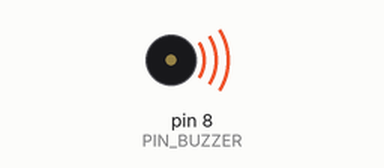
This sketch was run on a simulated Arduino Uno, built with avr-gcc and run on an emulated ATmega328P. Shown: buzzer (waves = sounding).

Above: at 0.2 s.
At 3.82 s:
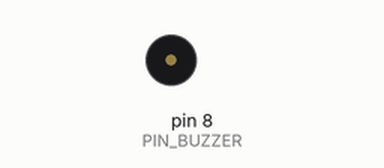
Timing chart, 0 to 5.4 s (numbered marks = the images above):
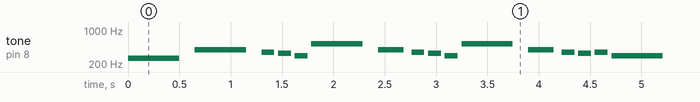

Measured:
- by itself, tone on pin 8 (PIN_BUZZER): plays 262 Hz for 0.50 s, 392 Hz for 0.50 s, 349 Hz for 0.13 s, 330 Hz for 0.13 s, 294 Hz for 0.13 s, 523 Hz for 0.50 s … (255 notes in this stretch)

The sketch:

L2_Reproductor_Melodia.ino
```cpp
/*
 * INSANI ROBOTICS - FUNDAMENTOS F6
 * Lección 2: Reproductor de Melodías con Arrays
 * ------------------------------------------------
 * Objetivo: Reproducir una secuencia musical (Intro Star Wars simplificada)
 * Conexión: Buzzer en Pin D8
 */

const int PIN_BUZZER = 8;

// --- DEFINICIÓN DE NOTAS (Frecuencias) ---
#define NOTE_C4  262
#define NOTE_D4  294
#define NOTE_E4  330
#define NOTE_F4  349
#define NOTE_G4  392
#define NOTE_A4  440
#define NOTE_C5  523

// --- ARRAY 1: MELODÍA ---
// Aquí ponemos las notas en orden de aparición
int melodia[] = {
  NOTE_C4, NOTE_G4, NOTE_F4, NOTE_E4, NOTE_D4, NOTE_C5, NOTE_G4,
  NOTE_F4, NOTE_E4, NOTE_D4, NOTE_C5, NOTE_G4, NOTE_F4, NOTE_E4, NOTE_F4, NOTE_D4
};

// --- ARRAY 2: DURACIONES ---
// Define el tiempo: 4 = negra, 8 = corchea, 2 = blanca, etc.
// 1000 dividido por este número da la duración en milisegundos.
int duraciones[] = {
  2, 2, 8, 8, 8, 2, 4,
  8, 8, 8, 2, 4, 8, 8, 8, 2
};

void setup() {
  pinMode(PIN_BUZZER, OUTPUT);
}

void loop() {
  // Calculamos el tamaño del array para saber cuántas veces repetir el bucle
  // sizeof(melodia) nos da el peso en bytes total
  // sizeof(int) nos da el peso de un solo número
  // Total / Uno = Cantidad de notas
  int numeroNotas = sizeof(melodia) / sizeof(int);

  for (int i = 0; i < numeroNotas; i++) {

    // 1. Calculamos la duración en milisegundos
    // Ejemplo: Si es 4 -> 1000/4 = 250ms
    int duracionNota = 1000 / duraciones[i];

    // 2. Tocamos la nota correspondiente a la posición 'i'
    tone(PIN_BUZZER, melodia[i], duracionNota);

    // 3. Generamos una pequeña pausa entre notas
    // Se suele usar la duración + 30% para que se distingan
    int pausa = duracionNota * 1.30;
    delay(pausa);

    // 4. Detenemos el sonido antes de la siguiente nota
    noTone(PIN_BUZZER);
  }

  // Esperamos 3 segundos en silencio antes de volver a empezar
  delay(3000);
}
```
